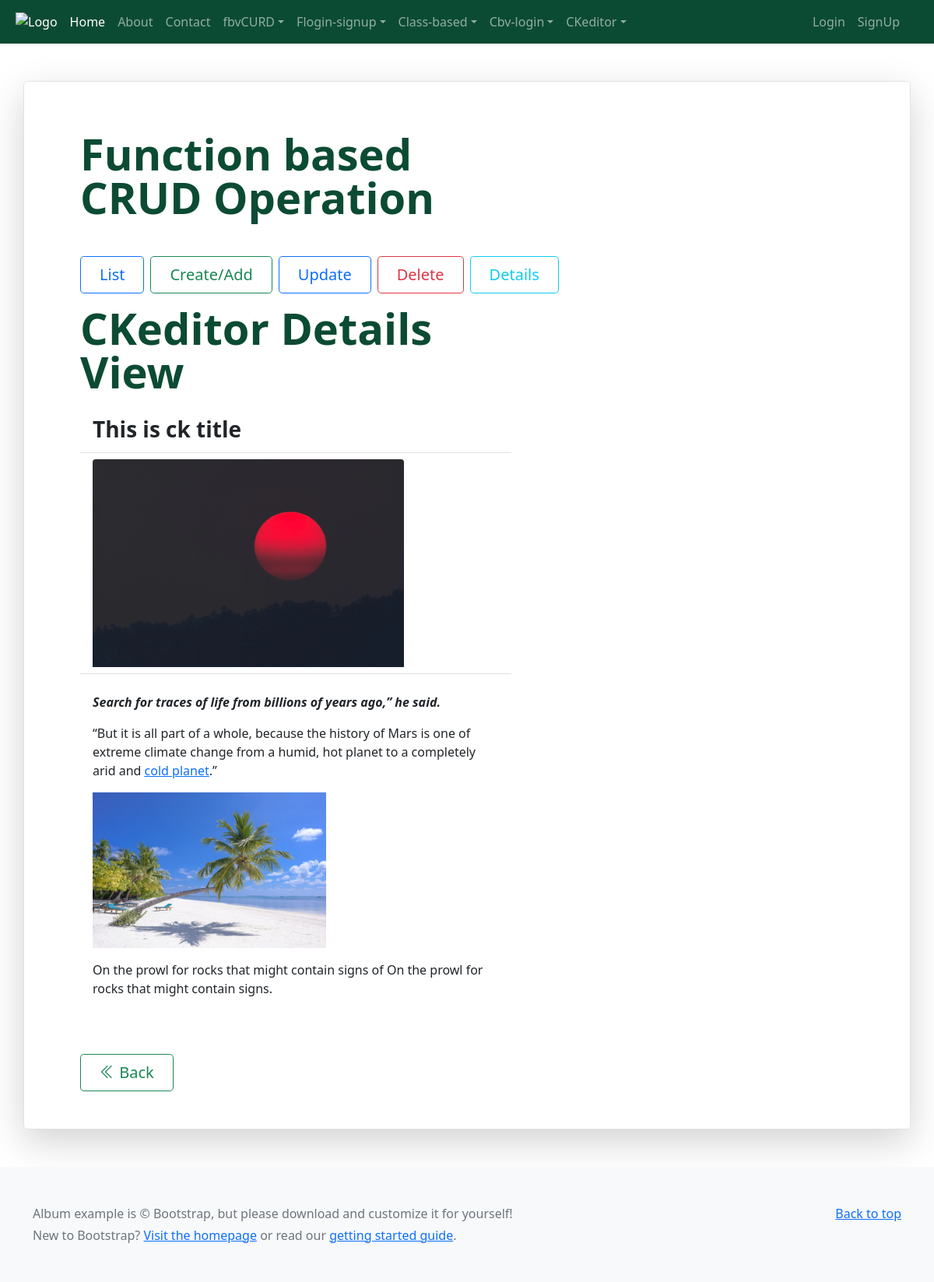
The app's page /cke/ck-detail/1 with its own data.
### djckeditorapp/models.py (models this page shows, shortened)
class CKEditorModel(models.Model):
    title = models.CharField(max_length=250)
    content = RichTextUploadingField()
    date = models.DateField(auto_now_add=False, null=True)
    ck_img = models.ImageField()

### djckeditorapp/views.py (the view)
# urls.py: path('ck-detail/<int:id>', views.ck_details, name = 'ckdetails'),
def ck_details(request,id):
    ckdatadetail= CKEditorModel.objects.get(id=id)
    return render(request, 'ckeditortemplate/ckdetail.html', {'cklist_detail':ckdatadetail})

### templates/ckeditortemplate/ckdetail.html (shortened to what this page needs)
{% extends 'includes/base.html' %}
{% load static %}
{% block content %}
<main>
 <div class="container my-5">
    <div class="row p-4 pb-0 pe-lg-0 pt-lg-5 align-items-center rounded-3 border shadow-lg">
      <div class="col-lg-7 p-3 p-lg-5 pt-lg-3">
        <h1 class="display-4 fw-bold lh-1 fh-title">Function based CRUD Operation</h1>
        <div class="d-grid gap-2 d-md-flex justify-content-md-start mb-4 mb-lg-3 mt-5">
           <a class="btn btn-outline-primary btn-lg px-4" href="{% url 'ckhome' %}" role="button">List</a>
           <a class="btn btn-outline-success btn-lg px-4" href="{% url 'ckadd' %}" role="button">Create/Add</a>
           <a class="btn btn-outline-primary btn-lg px-4" href="{% url 'fbadd' %}" role="button">Update</a>
           <a class="btn btn-outline-danger btn-lg px-4" href="{% url 'fbadd' %}" role="button">Delete</a>
           <a class="btn btn-outline-info btn-lg px-4" href="{% url 'fbadd' %}" role="button">Details</a>
        </div>
        <div >
           <h2 class="display-4 fw-bold lh-1 fh-title"> CKeditor Details View</h2>
         </div>
            <ul class="list-group list-group-flush mt-4">
              <li class="list-group-item">  <h3 class="display-7 fw-bold lh-1 "> {{ cklist_detail.title }}</h3> </li>
              <li class="list-group-item">
                 {% if cklist_detail.ck_img %}
                   <img src="{{ cklist_detail.ck_img.url }}" width="400" height="300" class="img-fluid rounded-top" alt="">
                {% else %}
                   <img src="https://dummyimage.com/400x300/0C4B33/ffffff.jpg&text=CkDemo+img" width="400" height="300" class="img-fluid rounded-top" alt="">
                {% endif %} </li>
              <li class="list-group-item"><p> {{ cklist_detail.content |safe }}</p> </li>
          </ul>
            <a class="btn btn-outline-success btn-lg px-4 mt-5" href="{% url 'ckhome' %}" role="button"> <i class="bi-chevron-double-left"></i> Back</a>
      </div>
    </div>
  </div>
</main>
{% endblock %}

### static/css/style.css (style rules this page uses)
.fh-title { color:#0C4B33 ; }

### records on screen
CKEditorModel: title "This is ck title", ck_img (picture), content "Search for traces of life from billions of years ago,” he said. “But it is all part of a whole, because the history of Mars is one of extreme climate change from a humid, hot planet to a completely arid and cold planet .” On the prowl for rocks that might contain signs of On the prowl for rocks that might contain signs.", content (picture)
